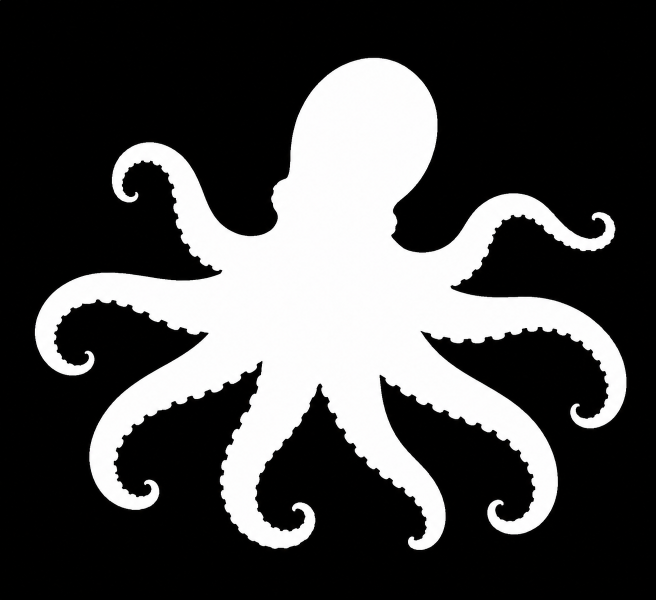
#> input picture test1.png, 1312 x 1199 px (shown at 1/2 size)
$ python main.py
#> lines starting #> are read from the running program, lines starting #| are printed output that depends on the picture; after the words box and inside, x2 and y2 are one past the last pixel; in counts of white or black regions, pixels touching at a corner belong together
import cv2
import numpy as np
image1 =cv2.imread('test1.png')
#> image1 is the input picture: shape (1199, 1312, 3); mean B, G, R 71.4, 71.4, 71.5
image = cv2.cvtColor(image1, cv2.COLOR_BGR2GRAY)
image=cv2.resize((image), (800, 600))
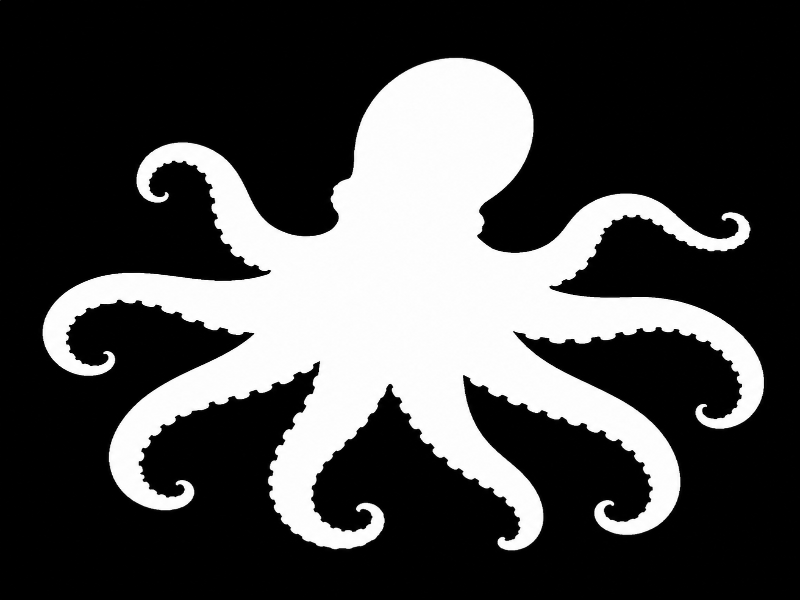
#> image: shape (600, 800); min 0, max 255, mean 71.4
image = cv2.distanceTransform(image, distanceType=cv2.DIST_L2, maskSize=5)
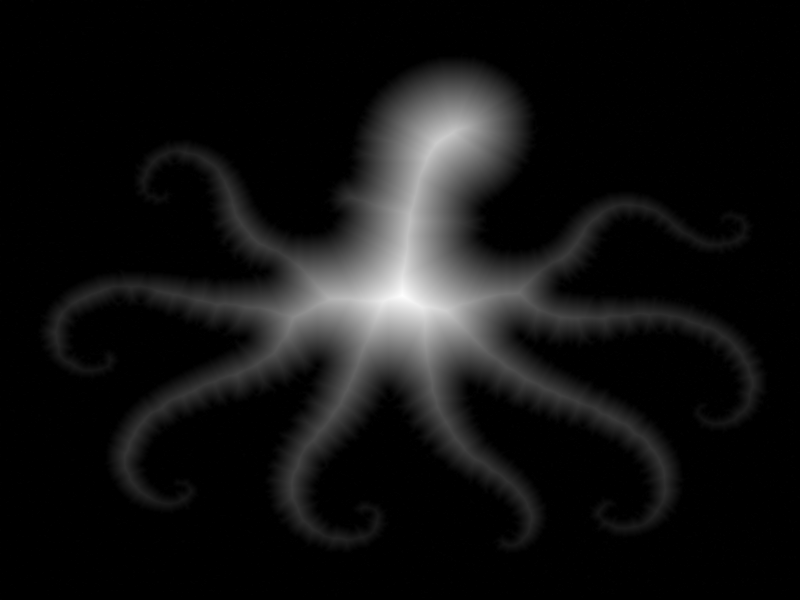
#> image: shape (600, 800) float32; min 0, max 98.54, mean 7; drawn with min black and max white
image = cv2.normalize(image, None, 0, 255, cv2.NORM_MINMAX)
image= image.astype(np.uint8)
edges = cv2.Canny(image1, threshold1=50, threshold2=150)
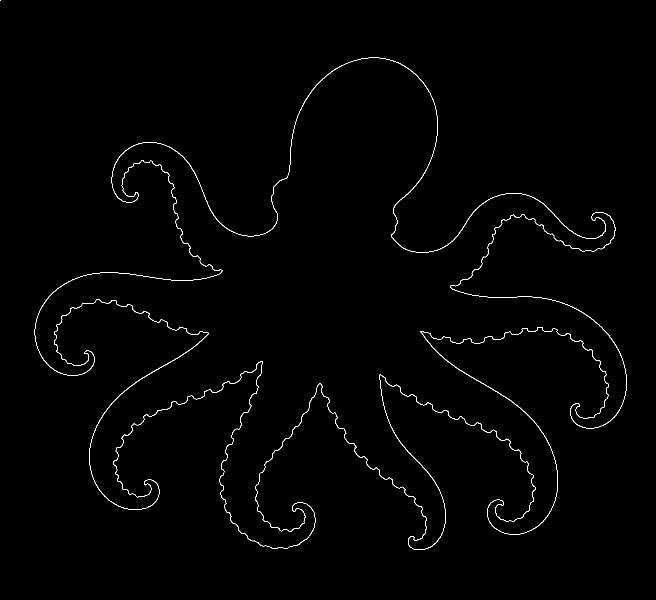
#> edges: shape (1199, 1312) (shown at 1/2 size); 0.79% white in thin lines or dots, all inside (x1, y1, x2, y2) = (0, 0, 1253, 1100)
edges = cv2.resize((edges), (800, 600))
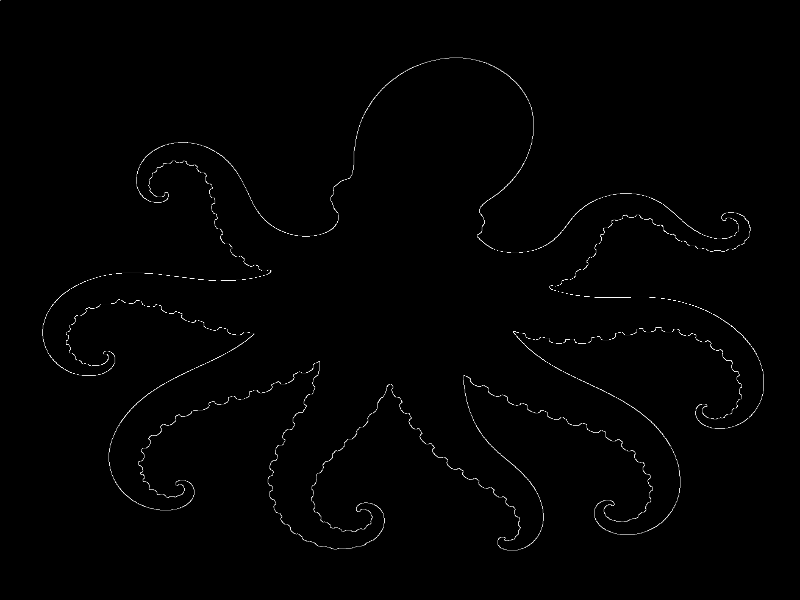
#> edges: shape (600, 800); min 0, max 255, mean 2
merge=cv2.add(image,edges)
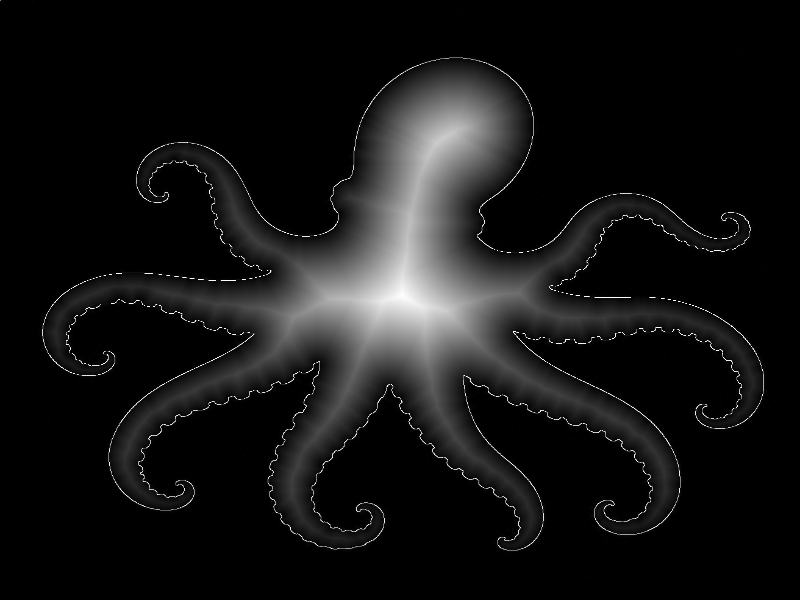
#> merge: shape (600, 800); min 0, max 255, mean 20
merge=cv2.resize((merge),(800,600))
cv2.imshow('edges', edges)
cv2.imshow('image',image)
cv2.imshow('merge', merge)
cv2.waitKey(0)

$ run again, with test2.png copied over test1.png
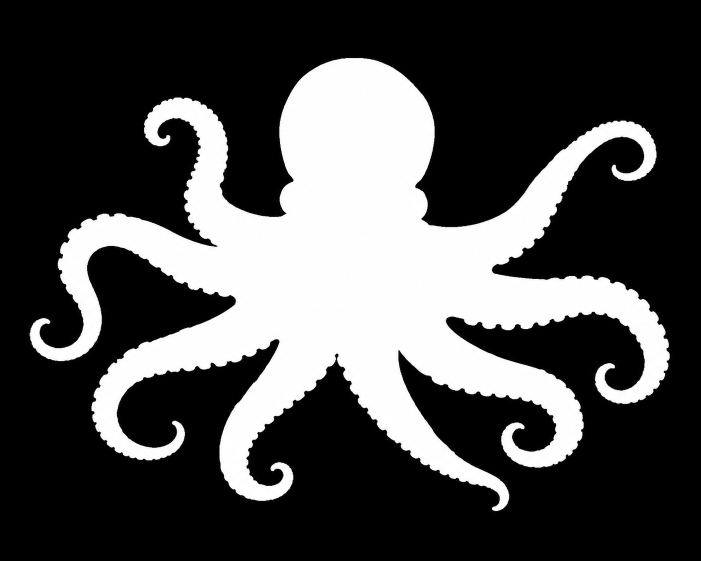
#> input picture test2.png, 1402 x 1122 px (shown at 1/2 size)
#> image1 is the input picture: shape (1122, 1402, 3); mean B, G, R 74.9, 74.9, 75
#> `edges = cv2.Canny(image1, threshold1=50, threshold2=150)`:
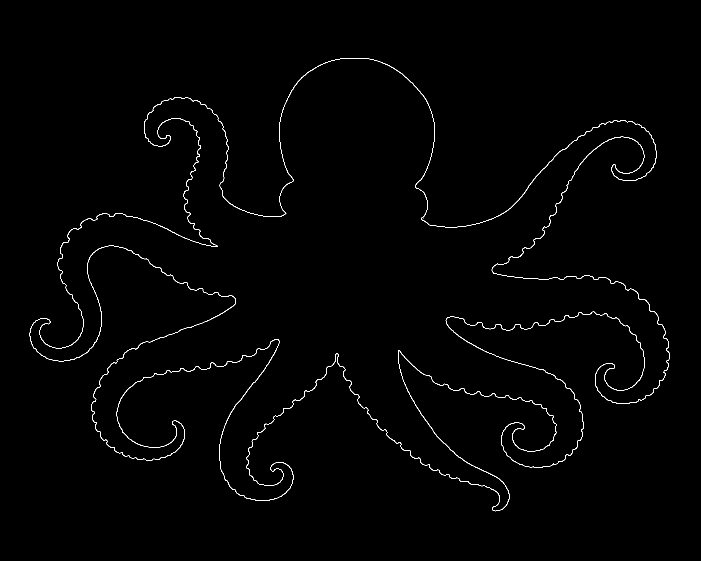
#> edges: shape (1122, 1402) (shown at 1/2 size); 0.83% white in thin lines or dots, all inside (x1, y1, x2, y2) = (59, 116, 1340, 1023)
#> `merge=cv2.add(image,edges)`:
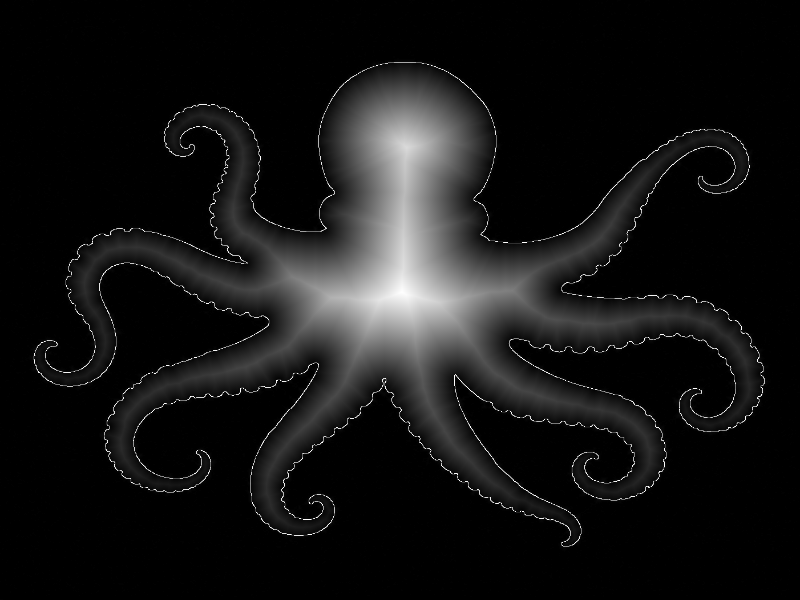
#> merge: shape (600, 800); min 0, max 255, mean 20.5

$ run again, with test3.png copied over test1.png
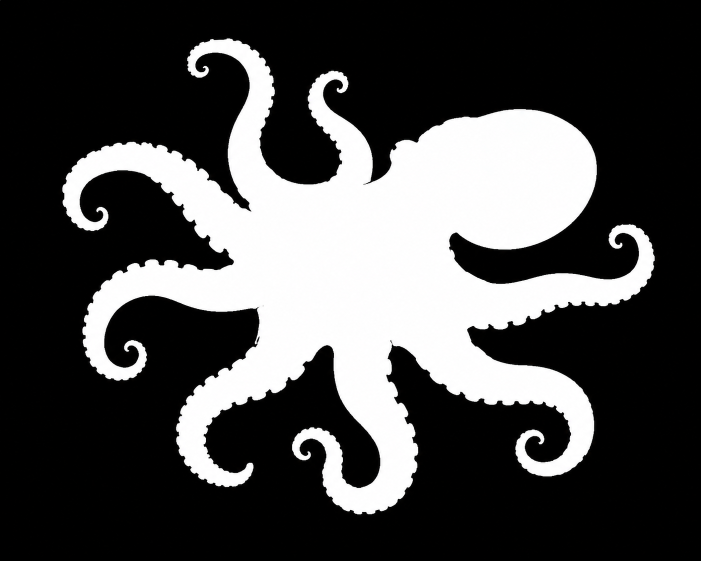
#> input picture test3.png, 1402 x 1122 px (shown at 1/2 size)
#> image1 is the input picture: shape (1122, 1402, 3); mean B, G, R 72.7, 72.7, 72.8
#> `edges = cv2.Canny(image1, threshold1=50, threshold2=150)`:
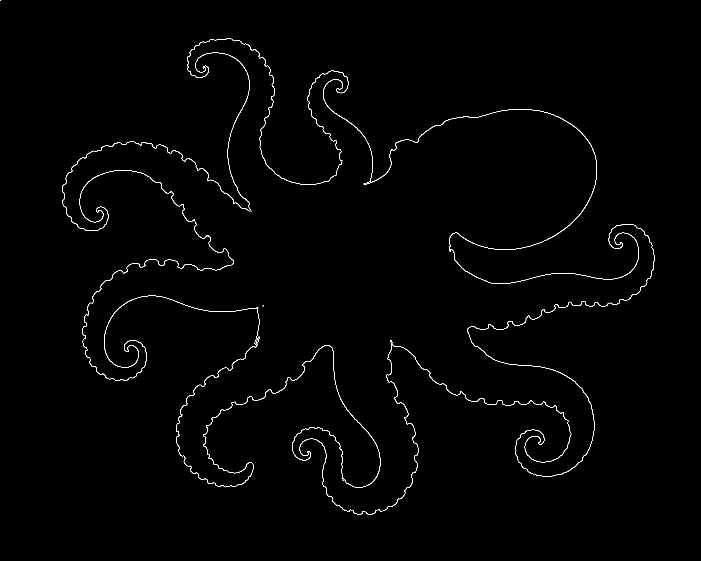
#> edges: shape (1122, 1402) (shown at 1/2 size); 0.82% white in thin lines or dots, all inside (x1, y1, x2, y2) = (0, 0, 1310, 1029)
#> `merge=cv2.add(image,edges)`:
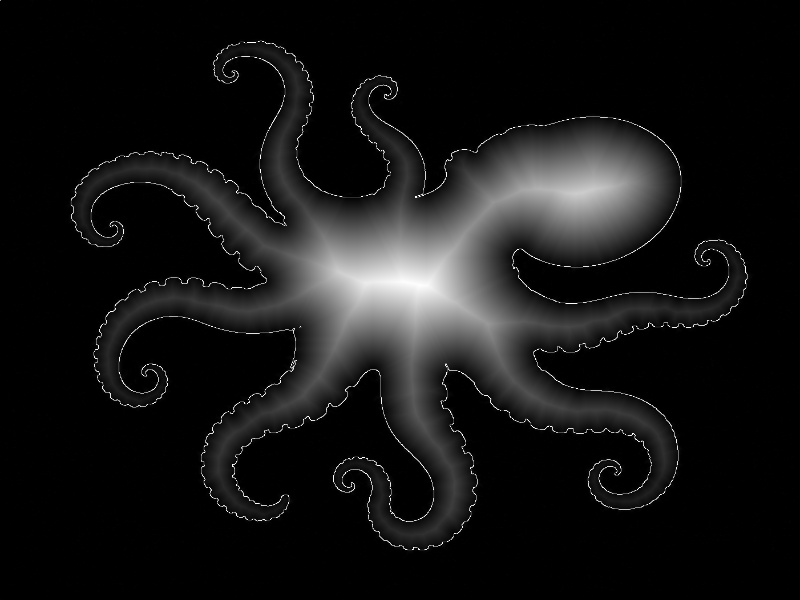
#> merge: shape (600, 800); min 0, max 255, mean 20.9

$ run again, with test4.png copied over test1.png
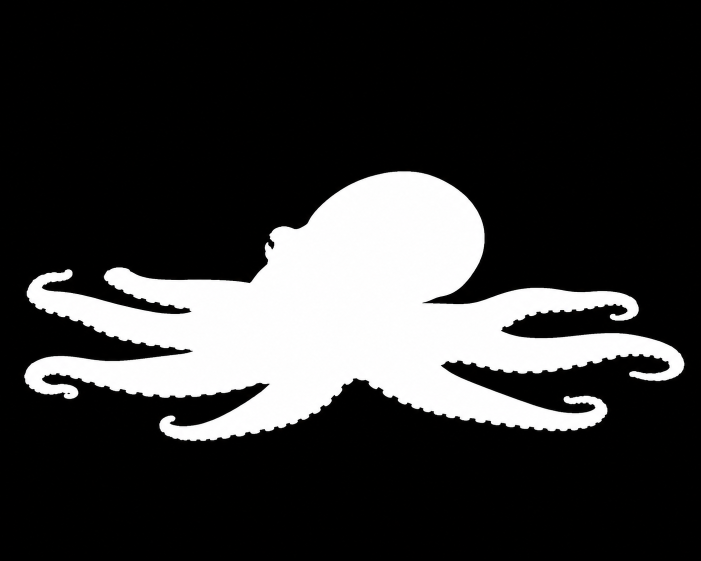
#> input picture test4.png, 1402 x 1122 px (shown at 1/2 size)
#> image1 is the input picture: shape (1122, 1402, 3); mean B, G, R 52.3, 52.3, 52.4
#> `edges = cv2.Canny(image1, threshold1=50, threshold2=150)`:
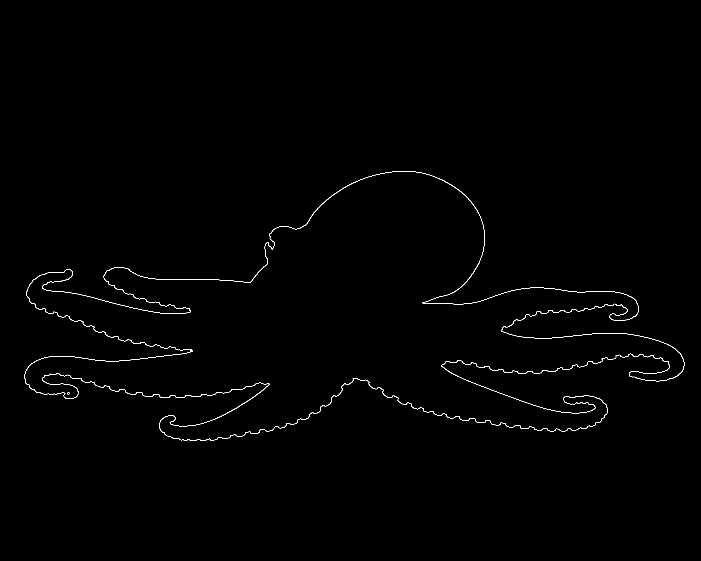
#> edges: shape (1122, 1402) (shown at 1/2 size); 0.52% white in thin lines or dots, all inside (x1, y1, x2, y2) = (48, 342, 1369, 882)
#> `merge=cv2.add(image,edges)`:
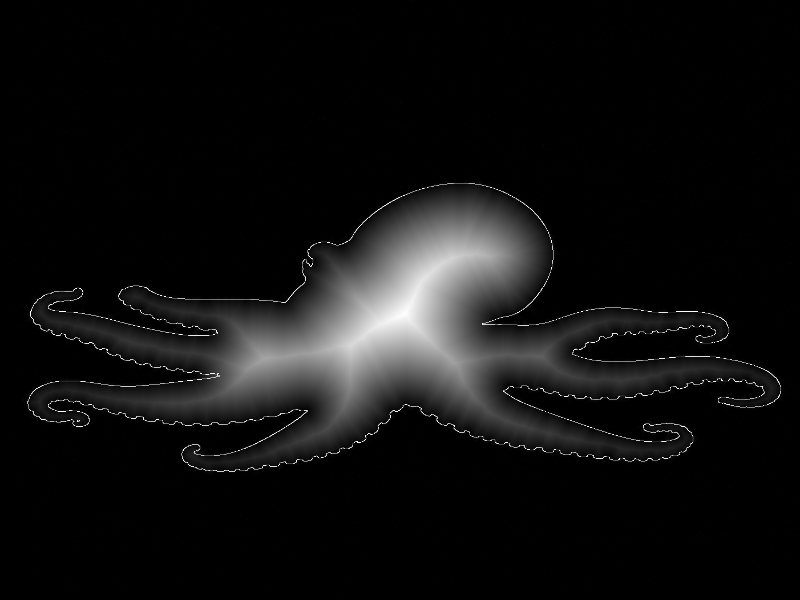
#> merge: shape (600, 800); min 0, max 255, mean 16.1
